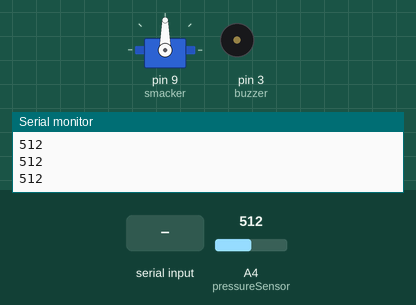
Simulated run of this sketch. Board: Arduino Uno, built with avr-gcc and run on an emulated ATmega328P. On the bench: servo, buzzer (waves = sounding), the last lines printed to the serial monitor. The inputs (shaded band) are chosen by the test bench; at power-on: A4 (pressureSensor) = 512.

Above: at 3.2 s.
3.3 s: A4 (pressureSensor) set to 251
5.0 s: A4 (pressureSensor) set to 232
At 6.2 s:
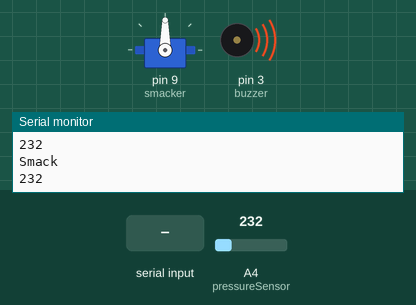
At 7.29 s:
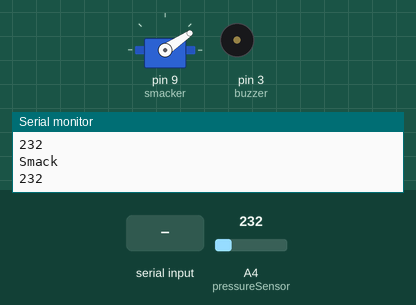
8.0 s: "a" received over Serial
11.0 s: A4 (pressureSensor) set to 0
14.0 s: A4 (pressureSensor) set to 306
At 14.0 s:
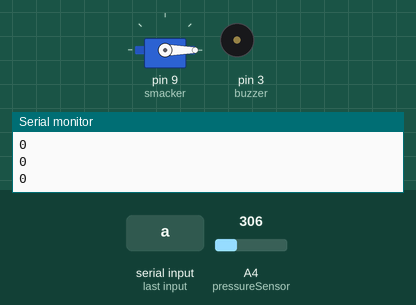
Timing chart, 0 to 16.5 s (numbered marks = the images above; inputs shaded):
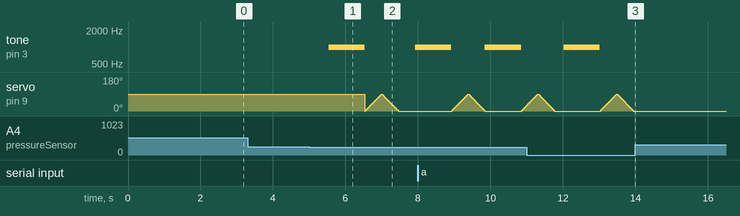

Measured:
- the behaviour switches between 241 and 240 on A4 (pressureSensor) (found by bisection; images 0 and 1)
- after the input at 5.0 s, tone on pin 3 (buzzer): silent → 1000 Hz after 0.53 s, → silent 1.0 s later, → 1000 Hz 1.4 s later
- after the input at 14.0 s, tone on pin 3 (buzzer): stays silent (without the input it goes to 1000 Hz after 0.20 s); servo on pin 9 (smacker): stays 0° (without the input it goes to 4° after 1.2 s)

The sketch:

trigger_servo.ino
```cpp
//
//void setup() {
//  // initialize serial communications at 9600 bps:
//  Serial.begin(9600);
//  pinMode(9, INPUT_PULLUP);
//}
//
//void loop() {
//  // read the analog in value:
//  sensorValue = analogRead(analogInPin);
//  // print the results to the serial monitor:
//  Serial.print("sensor = " );
//  Serial.println(sensorValue);
//}


#include<Servo.h>

#define DOWN_TIME 130
#define UP_TIME 260

Servo smacker;

bool badPosture = false;
bool procrastination = false;
long totalTicksOverThreshold = 0;
long ticksDifference = 0;
long startTime = 0;
const int pressureSensor = A4;  // Analog input pin that the potentiometer is attached to
int sensorValue = 0;        // value read from the pot
int pos = 0;
const int buzzer = 3;


void setup() {

  Serial.begin(9600);
  pinMode(pressureSensor, INPUT_PULLUP);
  pinMode(buzzer, OUTPUT);
  delay(2000);
  smacker.attach(9);


}

void loop() {

    sensorValue = analogRead(pressureSensor);

    if (Serial.available() > 0) {
      // read the incoming byte:
      char incomingByte = Serial.read();
      Serial.println(incomingByte);

      //Take appropriate action based on flag
      switch (incomingByte) {
        case 'a':
          procrastination = true;

          break;
      }
    }

    ticksDifference = sensorValue - 250;
    if (ticksDifference <= -10) {
      totalTicksOverThreshold++;
    }

    if(totalTicksOverThreshold > 100) {
          Serial.println("Smack");
          badPosture = true;
          totalTicksOverThreshold = 0;
    }

//    // print the results to the serial monitor:
    Serial.println(sensorValue);

    if (badPosture || procrastination) {
      smackUser();
    }

}

void smackUser() {

  tone(buzzer, 1000); // Send 1KHz sound signal...
  delay(1000);        // ...for 1 sec
  noTone(buzzer);

  for (pos = 0; pos <= 90; pos += 1) { // goes from 0 degrees to 180 degrees
    // in steps of 1 degree
    smacker.write(pos);              // tell servo to go to position in variable 'pos'
    delay(5);                       // waits 15ms for the servo to reach the position
  }

  for (pos = 90; pos >= 0; pos -= 1) { // goes from 180 degrees to 0 degrees
    smacker.write(pos);              // tell servo to go to position in variable 'pos'
    delay(5);                       // waits 15ms for the servo to reach the position
  }

  badPosture = false;
  procrastination = false;

 }
```
